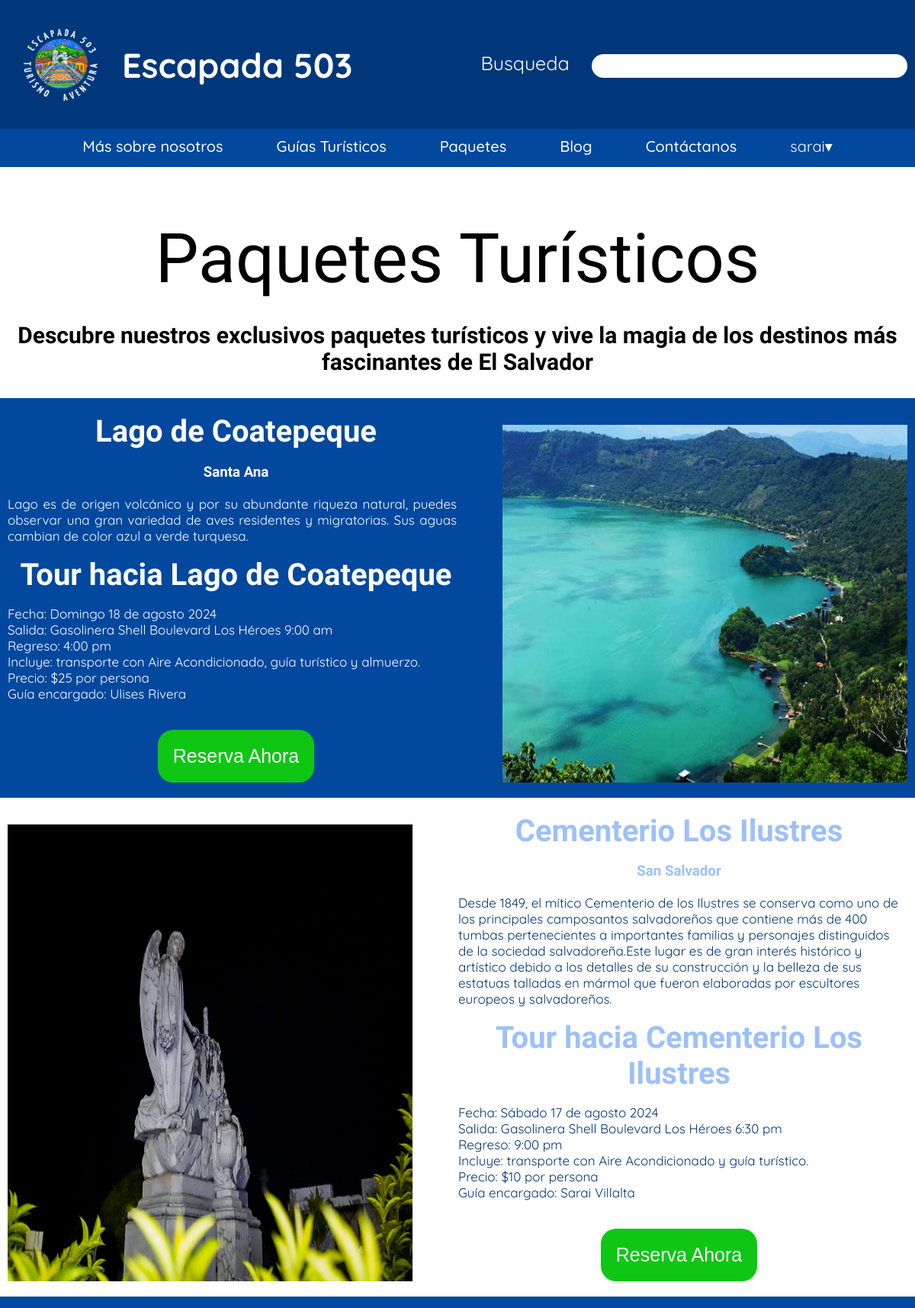
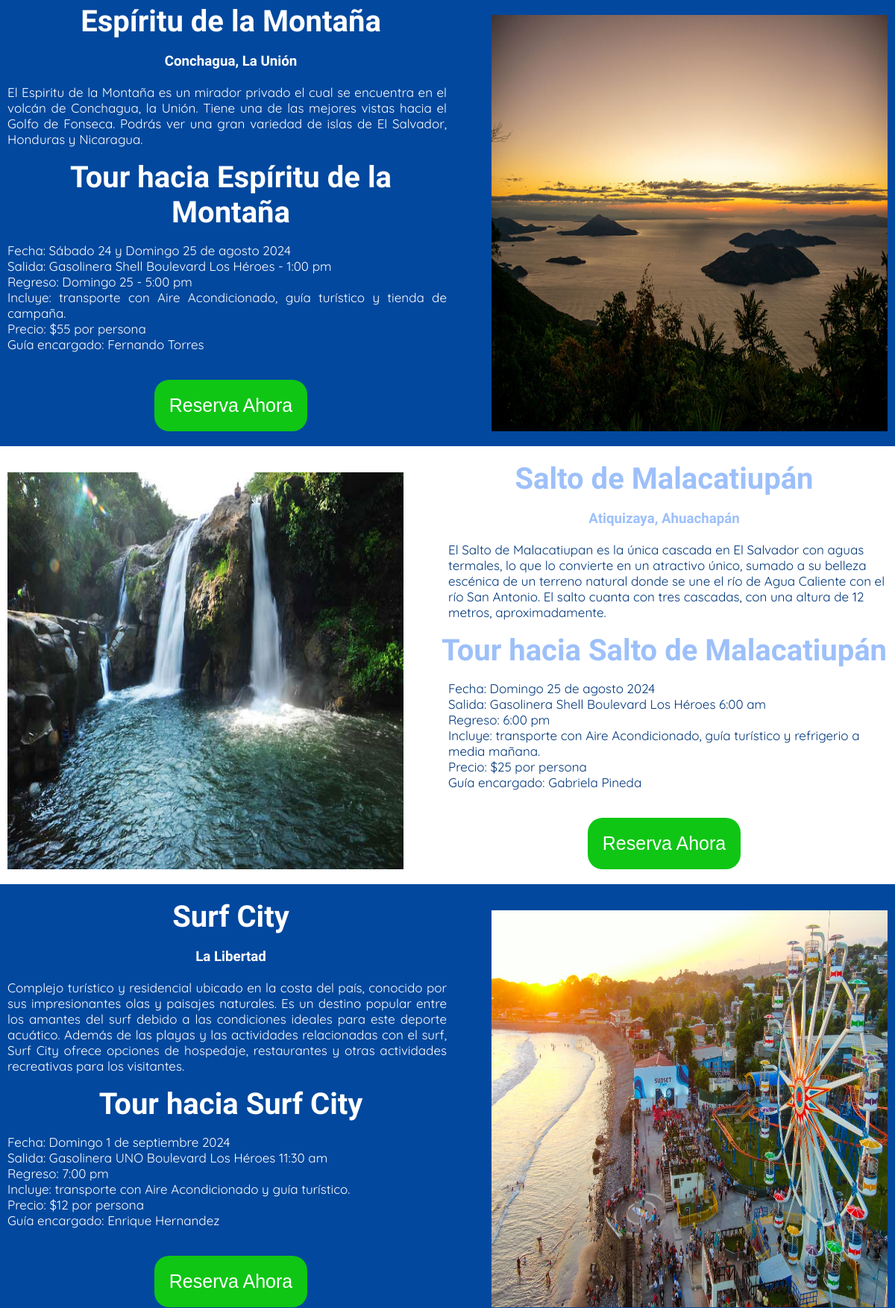
The app's page /paquetes/ (signed in, upper part) with its own data (2 pictures, top to bottom).
### paquetesTuristicos/models.py (models this page shows)
class Paquetes(models.Model):
    nombre = models.CharField(max_length = 255)
    ubicacion = models.CharField(max_length = 255)
    descripcion = models.CharField(max_length = 800)
    fecha = models.CharField(max_length = 100)
    salida = models.CharField(max_length = 100)
    regreso = models.CharField(max_length = 100)
    incluye = models.CharField(max_length = 255)
    gastosExtra = models.CharField(max_length = 300)
    recorrido = models.CharField(max_length = 255)
    precio = models.CharField(max_length = 60)
    guiaEncargado = models.ForeignKey(Guias, on_delete = models.CASCADE)
    imagenes = models.CharField(max_length = 75)
    def guia_nombre(self):
        return self.guiaEncargado.nombre
    guia_nombre.short_description = 'guiaEncargado'

### guiasTuristicos/models.py (models this page shows)
class Guias(models.Model):
    nombre = models.CharField(max_length = 255)
    descripcion = models.CharField(max_length = 600)
    correo = models.CharField(max_length = 75)
    telefono = models.CharField(max_length = 25)
    zona = models.CharField(max_length = 75)
    fotografia = models.CharField(max_length = 75)

### paquetesTuristicos/views.py (the view, shortened to what this page needs)
# urls.py: path('paquetes/', include('paquetesTuristicos.paquetesUrls')),
@login_required
def paquetes(request):
    paquetesLista = Paquetes.objects.all()
    return render(request, 'paquetes.html', {'paquetesLista': paquetesLista})

### paquetesTuristicos/Templates/paquetes.html (shortened to what this page needs)
<!DOCTYPE html>
<html lang="en">
<head>
    {% load static %}
    <link rel="stylesheet" href="{% static 'paquetesStyles.css' %}">
</head>
<body>
    <header>
        <div class="header_style">
            <div class="contenido_header">
                <div class="left_section">
                    <a href="{% url 'index-url' %}"><img class="logo" src="{% static 'img/logo.png' %}"
                            alt="Logo de Escapada 503"></a>
                    <h2 class="header_titulo">Escapada 503</h2>
                </div>
                <div class="barraBusqueda">
                    <label class="lbl_busqueda">Busqueda</label>
                    <input class="searchInput barra" type="text">
                </div>
            </div>
            <div class="menu_opcionesHeader" id="menu_opcionesHeader">
                <a href="{% url 'nosotros-url' %}">Más sobre nosotros</a>
                <a href="{% url 'guias-url' %}">Guías Turísticos</a>
                <a href="{% url 'paquetes-url' %}">Paquetes</a>
                <a href="{% url 'blog-url' %}">Blog</a>
                <a href="{% url 'contactanos-url' %}">Contáctanos</a>
                <div class="user_section">
                    <div class="user_info" id="userInfo">
                        <span class="user_name">{{user.username}}</span>
                        <span class="user_menu">&#9662;</span>
                    </div>
                </div>
            </div>
        </div>
    </header>
    <h1 class="paquetes_encabezado">Paquetes Turísticos</h1>
    <h3 class="paquetes_frase">Descubre nuestros exclusivos paquetes turísticos y vive la magia de los destinos más
        fascinantes de El Salvador</h3>
    {% for paquete in paquetesLista %}
    {% if forloop.counter0|divisibleby:2 %}
    <div class="paquetes_contenedorImpar paquetes_infoImpar h2 paquetes_inforImpar h3 paquetes_inforImpar p contenido">
        <div class="paquetes_filaCampos">
            <div class="paquetes_infoImpar">
                <h2>{{paquete.nombre}}</h2>
                <h3>{{paquete.ubicacion}}</h3>
                <p>{{paquete.descripcion}}</p>
                <h2>Tour hacia {{paquete.nombre}}</h2>
                <p>Fecha: {{paquete.fecha}}<br> Salida: {{paquete.salida}}<br> Regreso: {{paquete.regreso}}<br> Incluye:
                    {{paquete.incluye}}<br> Precio: ${{paquete.precio}} por persona<br> Guía encargado:
                    {{paquete.guiaEncargado.nombre}}</p>
                <div class="reserva_contenedorBtn">
                    <button class="reservaAhoraBtn" data-nombre="{{paquete.nombre}}" data-id="{{ paquete.id }}"
                        data-precio="{{paquete.precio}}">Reserva Ahora</button>
                </div>
            </div>
            <img src="{% static paquete.imagenes%}" alt="">
        </div>
    </div>
    {% else %}
    <div class="paquetes_contenedorPar paquetes_infoPar h2 paquetes_inforPar h3 paquetes_inforPar p contenido">
        <div class="paquetes_filaCampos">
            <img src="{% static paquete.imagenes%}" alt="">
            <div class="paquetes_infoPar">
                <h2>{{paquete.nombre}}</h2>
                <h3>{{paquete.ubicacion}}</h3>
                <p>{{paquete.descripcion}}</p>
                <h2>Tour hacia {{paquete.nombre}}</h2>
                <p>Fecha: {{paquete.fecha}}<br> Salida: {{paquete.salida}}<br> Regreso: {{paquete.regreso}}<br> Incluye:
                    {{paquete.incluye}}<br> Precio: ${{paquete.precio}} por persona<br> Guía encargado:
                    {{paquete.guiaEncargado.nombre}}</p>
                <div class="reserva_contenedorBtn">
                    <button class="reservaAhoraBtn" data-nombre="{{paquete.nombre}}" data-id="{{ paquete.id }}"
                        data-precio="{{paquete.precio}}">Reserva Ahora</button>
                </div>
            </div>
        </div>
    </div>
    {% endif %}
    {% endfor %}
</body>
</html>

### paquetesTuristicos/static/paquetesStyles.css (style rules this page uses)
body { margin: 0; padding: 0; font-family: sans-serif; }
.header_style { display: flex; flex-direction: column; background-color: #00377B; }
.contenido_header { display: flex; justify-content: space-between; align-items: center; }
.left_section { display: flex; align-items: center; }
.header_titulo { color: white; font-size: 45px; font-family: "Quicksand", sans-serif; }
.menu_opcionesHeader { display: flex; gap: 70px; justify-content: center; background-color: #02489e; padding: 10px; }
.menu_opcionesHeader a, .menu_opciones a { font-family: "Quicksand", sans-serif; font-weight: 500; font-style: normal; text-decoration: none; color: white; font-size: 20px; margin-bottom: 5px; }
.logo { margin-top: 5px; width: 100px; height: 100px; padding: 30px; }
.barraBusqueda { margin-right: 10px; }
.barra { border-radius: 20px; width: 400px; border-color: transparent; padding: 5px; font-size: 15px; }
.lbl_busqueda { margin-right: 10px; }
.lbl_busqueda { font-family: "Quicksand", sans-serif; font-optical-sizing: auto; font-weight: 20px; color: white; font-size: 25px; margin-right: 25px; }
.user_section { position: relative; display: inline-block; }
.user_info { cursor: pointer; display: flex; align-items: center; }
.user_name { font-family: "Quicksand", sans-serif; font-optical-sizing: auto; font-weight: 20px; color: white; font-size: 20px; }
.user_menu { font-family: "Quicksand", sans-serif; font-optical-sizing: auto; font-weight: 20px; color: white; font-size: 20px; }
.paquetes_encabezado { font-family: "Habibi", serif; font-weight: 400; font-style: normal; margin-top: 50px; text-align: center; font-size: 90px; margin-bottom: 20px; color: black; }
.paquetes_frase { font-family: "Playwrite IT Moderna", cursive; font-optical-sizing: auto; font-weight: 100px; font-style: normal; font-size: 30px; text-align: center; }
.paquetes_contenedorImpar { display: flex; flex-direction: column; padding: 20px 10px; background-color: #02489e; }
.paquetes_infoImpar h2 { color: white; text-align: center; font-family: "Habibi", serif; font-weight: 600; font-style: normal; font-size: 40px; margin: 0; }
.paquetes_infoImpar h3 { color: white; text-align: center; font-family: "Playwrite IT Moderna", cursive; font-optical-sizing: auto; font-weight: 400px; margin-bottom: 20px; }
.paquetes_infoImpar p { color: white; font-family: "Quicksand", sans-serif; font-optical-sizing: auto; font-size: 17px; text-align: justify; margin-right: 10px; }
.paquetes_contenedorPar { display: flex; flex-direction: column; padding: 20px 10px; background-color: white; }
.paquetes_infoPar h2 { color: #3b82f680; text-align: center; font-family: "Habibi", serif; font-weight: 600; font-style: normal; font-size: 40px; margin: 0; }
.paquetes_infoPar h3 { color: #3b82f680; text-align: center; font-family: "Playwrite IT Moderna", cursive; font-optical-sizing: auto; font-weight: 400px; margin-bottom: 20px; }
.paquetes_infoPar p { color: #00377B; font-family: "Quicksand", sans-serif; font-optical-sizing: auto; font-size: 17px; margin-left: 10px; }
.paquetes_filaCampos { display: flex; flex-direction: row; margin: auto; gap: 50px; }
.paquetes_filaCampos img { margin-top: 15px; max-width: 45%; max-height: 45%; }
.reservaAhoraBtn { margin-top: 20px; padding: 20px; font-size: 25px; border-radius: 20px; border: none; background-color: #0fc615; color: white; cursor: pointer; }
.reserva_contenedorBtn { display: flex; justify-content: center; }

### records on screen
Paquetes: nombre "Lago de Coatepeque", ubicacion "Santa Ana", descripcion "Lago es de origen volcánico y por su abundante riqueza natural, puedes observar una gran variedad de aves residentes y migratorias. Sus aguas cambian de color azul a verde turquesa.", fecha "Domingo 18 de agosto 2024", salida "Gasolinera Shell Boulevard Los Héroes 9:00 am", regreso "4:00 pm", incluye "transporte con Aire Acondicionado, guía turístico y almuerzo.", precio "25", guiaEncargado.nombre "Ulises Rivera", imagenes (picture)
Paquetes: imagenes (picture), nombre "Cementerio Los Ilustres", ubicacion "San Salvador", descripcion "Desde 1849, el mítico Cementerio de los Ilustres se conserva como uno de los principales camposantos salvadoreños que contiene más de 400 tumbas pertenecientes a importantes familias y personajes distinguidos de la sociedad salvadoreña.Este lugar es de gran interés histórico y artístico debido a los detalles de su construcción y la belleza de sus estatuas talladas en mármol que fueron elaboradas por escultores europeos y salvadoreños.", fecha "Sábado 17 de agosto 2024", salida "Gasolinera Shell Boulevard Los Héroes 6:30 pm", regreso "9:00 pm", incluye "transporte con Aire Acondicionado y guía turístico.", precio "10", guiaEncargado.nombre "Sarai Villalta"
Paquetes: nombre "Espíritu de la Montaña", ubicacion "Conchagua, La Unión", descripcion "El Espiritu de la Montaña es un mirador privado el cual se encuentra en el volcán de Conchagua, la Unión. Tiene una de las mejores vistas hacia el Golfo de Fonseca. Podrás ver una gran variedad de islas de El Salvador, Honduras y Nicaragua.", fecha "Sábado 24 y Domingo 25 de agosto 2024", salida "Gasolinera Shell Boulevard Los Héroes - 1:00 pm", regreso "Domingo 25 - 5:00 pm", incluye "transporte con Aire Acondicionado, guía turístico y tienda de campaña.", precio "55", guiaEncargado.nombre "Fernando Torres", imagenes (picture)
Paquetes: imagenes (picture), nombre "Salto de Malacatiupán", ubicacion "Atiquizaya, Ahuachapán", descripcion "El Salto de Malacatiupan es la única cascada en El Salvador con aguas termales, lo que lo convierte en un atractivo único, sumado a su belleza escénica de un terreno natural donde se une el río de Agua Caliente con el río San Antonio. El salto cuanta con tres cascadas, con una altura de 12 metros, aproximadamente.", fecha "Domingo 25 de agosto 2024", salida "Gasolinera Shell Boulevard Los Héroes 6:00 am", regreso "6:00 pm", incluye "transporte con Aire Acondicionado, guía turístico y refrigerio a media mañana.", precio "25", guiaEncargado.nombre "Gabriela Pineda"
Paquetes: nombre "Surf City", ubicacion "La Libertad", descripcion "Complejo turístico y residencial ubicado en la costa del país, conocido por sus impresionantes olas y paisajes naturales. Es un destino popular entre los amantes del surf debido a las condiciones ideales para este deporte acuático. Además de las playas y las actividades relacionadas con el surf, Surf City ofrece opciones de hospedaje, restaurantes y otras actividades recreativas para los visitantes.", fecha "Domingo 1 de septiembre 2024", salida "Gasolinera UNO Boulevard Los Héroes 11:30 am", regreso "7:00 pm", incluye "transporte con Aire Acondicionado y guía turístico.", precio "12", guiaEncargado.nombre "Enrique Hernandez", imagenes (picture)

### other values on screen
{{ user.username }} "sarai"
